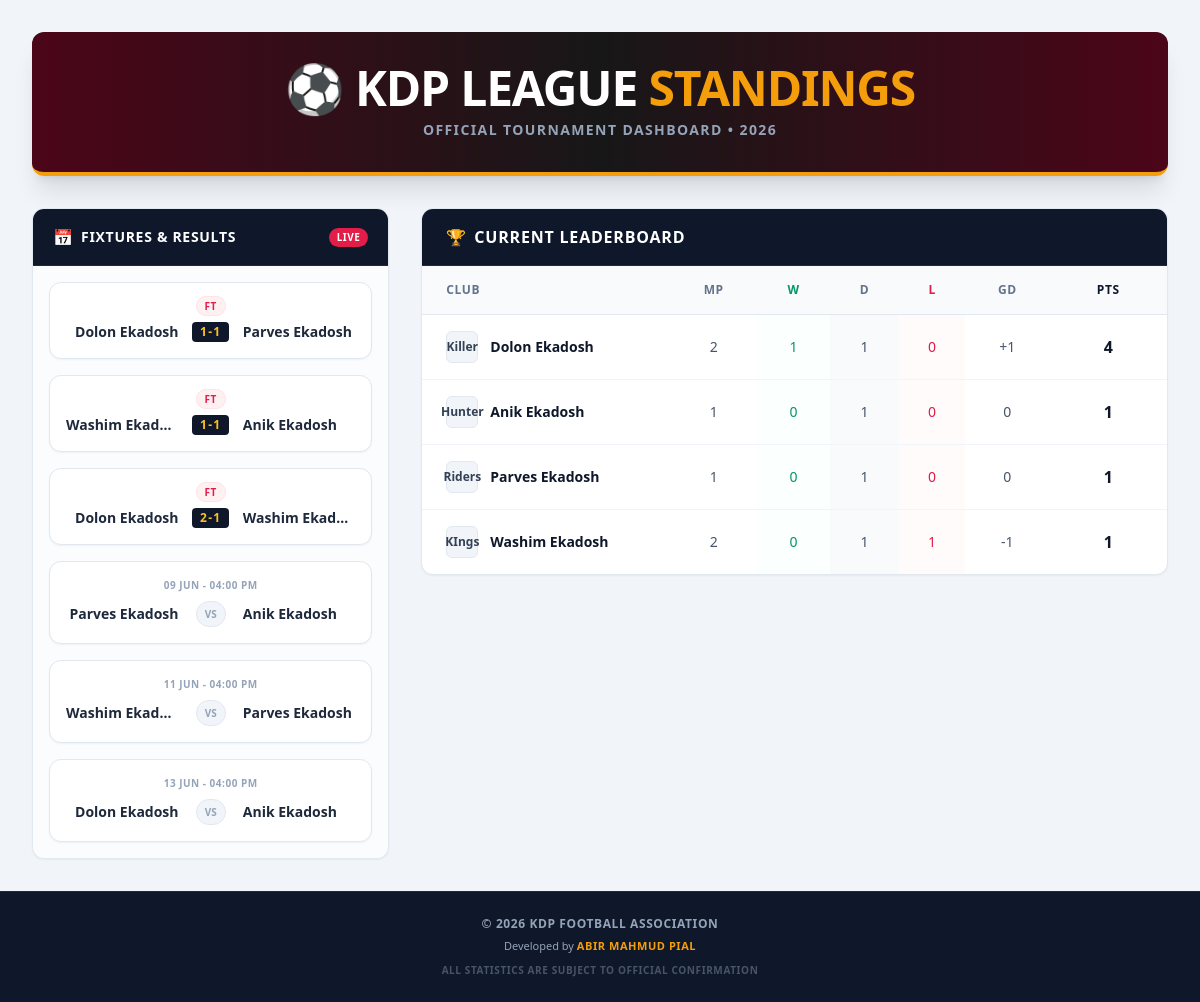
The app's page /, older data.
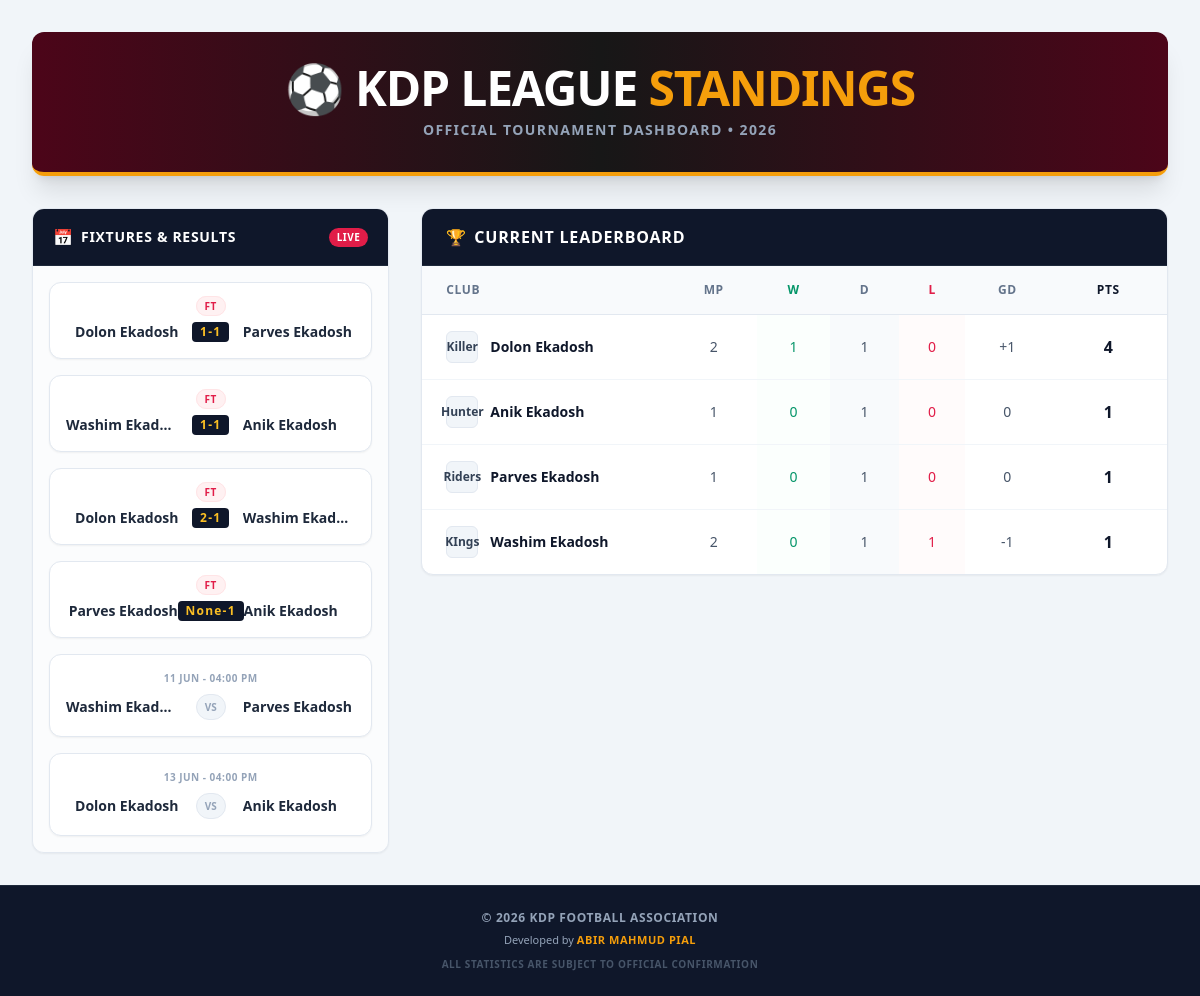
The same page, newer data.
### tournament/models.py (models this page shows, shortened)
class Match(models.Model):
    team1 = models.ForeignKey(Team, related_name='team1_matches', on_delete=models.CASCADE)
    team2 = models.ForeignKey(Team, related_name='team2_matches', on_delete=models.CASCADE)
    date_time = models.DateTimeField()
    team1_score = models.IntegerField(null=True, blank=True)
    team2_score = models.IntegerField(null=True, blank=True)
    is_finished = models.BooleanField(default=False)

class Team(models.Model):
    name = models.CharField(max_length=100)
    short_name = models.CharField(max_length=10)

### tournament/views.py (the view)
# urls.py: 2. Add a URL to urlpatterns:  path('', views.home, name='home')
def home(request):
    teams = Team.objects.all()
    matches = Match.objects.all().order_by('date_time')
    team_stats = {
        team.id: {
            'name': team.name,
            'short_name': team.short_name,
            'mp': 0, 'w': 0, 'd': 0, 'l': 0, 'gd': 0, 'pts': 0
        }
        for team in teams
    }
    for match in matches:
        if match.is_finished and match.team1_score is not None and match.team2_score is not None:
            t1 = match.team1.id
            t2 = match.team2.id
            s1 = match.team1_score
            s2 = match.team2_score
            if t1 in team_stats and t2 in team_stats:
                team_stats[t1]['mp'] += 1
                team_stats[t2]['mp'] += 1
                team_stats[t1]['gd'] += (s1 - s2)
                team_stats[t2]['gd'] += (s2 - s1)
                if s1 > s2:      # Team 1 jitsi
                    team_stats[t1]['w'] += 1
                    team_stats[t1]['pts'] += 3
                    team_stats[t2]['l'] += 1
                elif s2 > s1:    # Team 2 jitsi
                    team_stats[t2]['w'] += 1
                    team_stats[t2]['pts'] += 3
                    team_stats[t1]['l'] += 1
                else:            # Draw hoise
                    team_stats[t1]['d'] += 1
                    team_stats[t2]['d'] += 1
                    team_stats[t1]['pts'] += 1
                    team_stats[t2]['pts'] += 1
    sorted_teams = sorted(
        team_stats.values(),
        key=lambda x: (x['pts'], x['gd']),
        reverse=True
    )
    return render(request, 'tournament/home.html', {
        'teams': sorted_teams,
        'matches': matches
    })

### tournament/templates/tournament/home.html (shortened to what the changed rows need)
<!DOCTYPE html>
<html lang="en">
<head>
    <script src="https://cdn.tailwindcss.com"></script>
</head>
<body class="bg-slate-100 text-slate-800 font-sans min-h-screen flex flex-col antialiased">
    <div class="flex-grow p-4 md:p-8">
        <div class="max-w-7xl mx-auto">
            <div class="bg-gradient-to-r from-rose-950 via-neutral-900 to-rose-950 rounded-xl shadow-xl p-8 mb-8 text-center border-b-4 border-amber-500">
                <h1 class="text-3xl md:text-5xl font-extrabold uppercase tracking-tight text-white mb-2">
                    ⚽ KDP LEAGUE <span class="text-amber-500">STANDINGS</span>
                </h1>
            </div>
            <div class="grid grid-cols-1 lg:grid-cols-3 gap-8">
                <div class="lg:col-span-1 bg-white rounded-xl shadow-sm overflow-hidden border border-slate-200 h-fit">
                    <div class="bg-slate-900 text-white px-5 py-4 border-b border-slate-800 flex items-center justify-between">
                        <div class="flex items-center gap-2">
                            <h2 class="font-bold uppercase tracking-wider text-sm">Fixtures & Results</h2>
                        </div>
                    </div>
                    <div class="p-4 bg-slate-50/50 flex flex-col gap-4 max-h-[600px] overflow-y-auto">
                        {% for match in matches %}
                        <div class="bg-white border border-slate-200 rounded-xl p-4 shadow-sm flex flex-col items-center transition-all duration-150 hover:shadow-md">
                            <div class="text-[10px] font-bold uppercase tracking-wider text-slate-400 mb-2">
                                {% if match.is_finished %}
                                    <span class="text-rose-600 bg-rose-50 px-2 py-0.5 rounded-full border border-rose-100">FT</span>
                                {% else %}
                                    <span>{{ match.date_time|date:"d M - h:i A" }}</span>
                                {% endif %}
                            </div>
                            <div class="flex items-center justify-between w-full text-xs md:text-sm font-bold text-slate-800">
                                <div class="w-2/5 text-right truncate">{{ match.team1.name }}</div>
                                <div class="w-1/5 flex justify-center mx-1">
                                    {% if match.is_finished %}
                                        <span class="bg-slate-900 text-amber-400 font-black px-2 py-0.5 rounded text-xs tracking-widest">
                                            {{ match.team1_score }}-{{ match.team2_score }}
                                        </span>
                                    {% else %}
                                        <span class="text-[10px] font-black text-slate-400 bg-slate-100 px-2 py-0.5 rounded-full border border-slate-200">VS</span>
                                    {% endif %}
                                </div>
                                <div class="w-2/5 text-left truncate">{{ match.team2.name }}</div>
                            </div>
                        </div>
                        {% empty %}
                        <div class="text-center py-6 text-xs font-semibold text-slate-400 uppercase">
                            No matches scheduled yet!
                        </div>
                        {% endfor %}
                    </div>
                </div>
                <div class="lg:col-span-2 bg-white rounded-xl shadow-sm overflow-hidden border border-slate-200 h-fit">
                    <div class="bg-slate-900 text-white px-6 py-4 flex items-center gap-2 border-b border-slate-800">
                        <h2 class="font-bold uppercase tracking-wider text-sm md:text-base">Current Leaderboard</h2>
                    </div>
                    <div class="overflow-x-auto">
                        <table class="w-full text-left border-collapse">
                            <thead>
                                <tr class="bg-slate-50 text-slate-500 uppercase text-xs font-bold tracking-wider border-b border-slate-200">
                                    <th class="py-4 px-6 w-1/3">Club</th>
                                    <th class="py-4 px-4 text-center">MP</th>
                                    <th class="py-4 px-4 text-center text-emerald-600">W</th>
                                    <th class="py-4 px-4 text-center text-slate-500">D</th>
                                    <th class="py-4 px-4 text-center text-rose-600">L</th>
                                    <th class="py-4 px-4 text-center">GD</th>
                                    <th class="py-4 px-6 text-center text-slate-900 font-black">Pts</th>
                                </tr>
                            </thead>
                        </table>
                    </div>
                </div>
            </div>
        </div>
    </div>
</body>
</html>

Row changes from the older to the newer data that the page shows:
changed Match: team1_score (not shown) → "None"; team2_score (not shown) → "1"; date_time "09 JUN - 04:00 PM" → (not shown); is_finished "VS" → "FT -"
